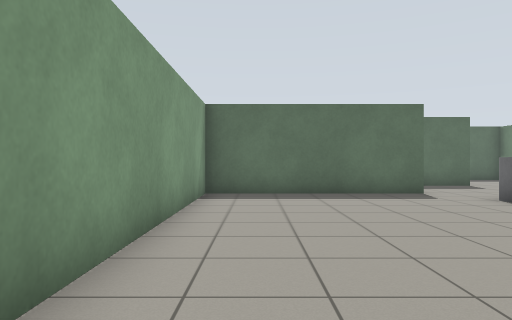
view 1 (above)

13 first-person views from a walk through a robot-simulator world made for Gazebo. The camera is 0.94 m above the floor, looks level and sees 70° across. The floor is counted in squares, 1 m on a side. Each view is taken from the middle of a square. On the plan, view 1 faces up. The plan holds only what a view shows up to about 13 squares ahead; the rest is blank.

view 2
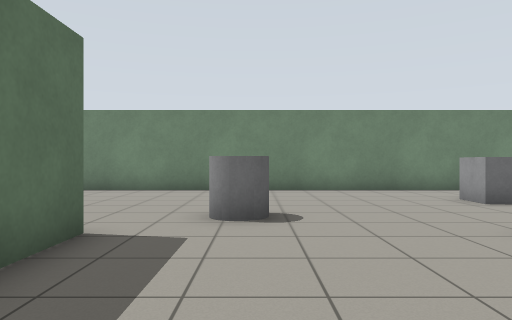

view 3
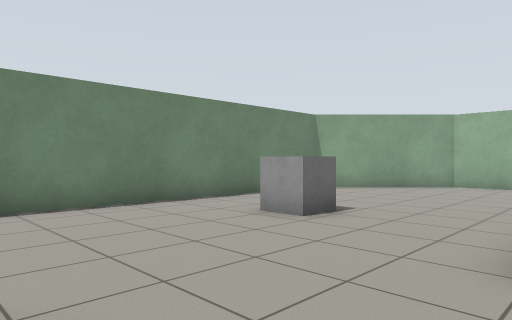

view 4
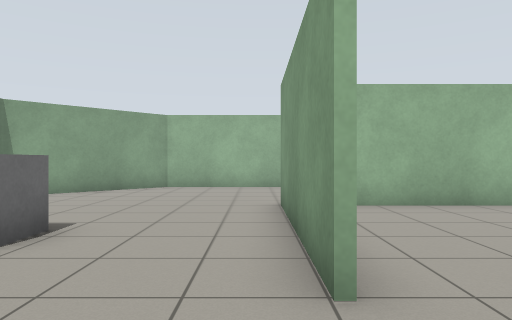

view 5
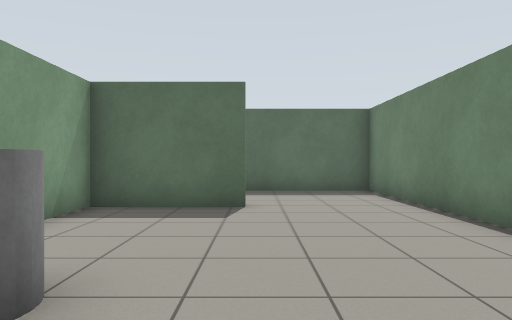

view 6
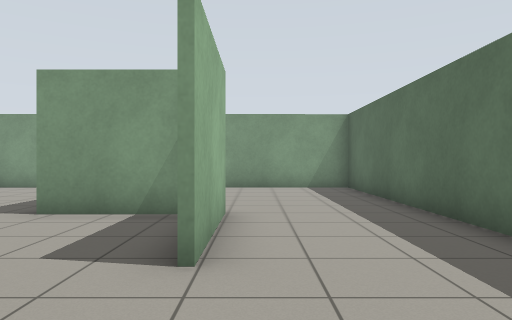

view 7
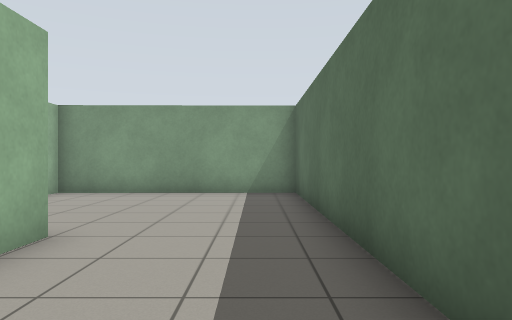

view 8
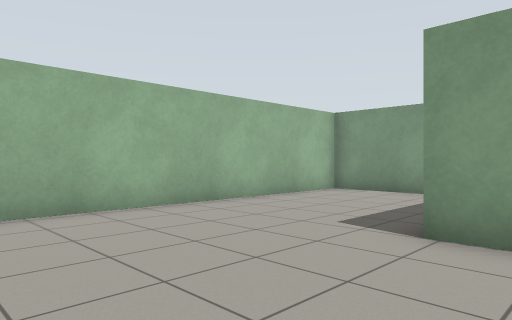

view 9
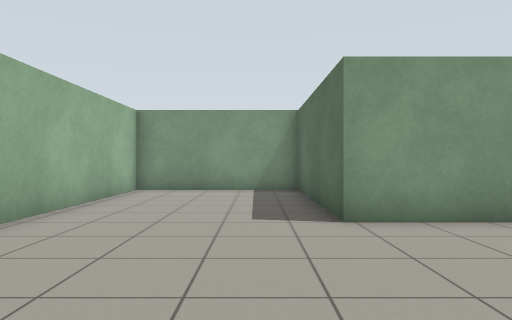

view 10
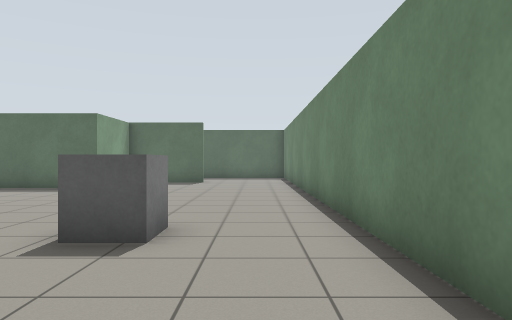

view 11
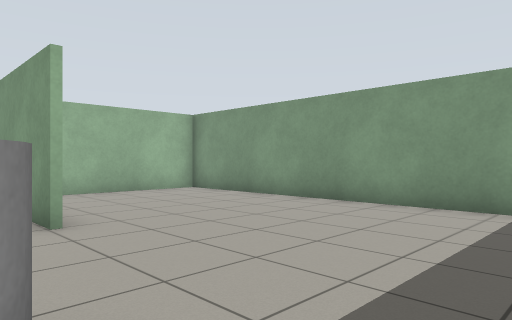

view 12
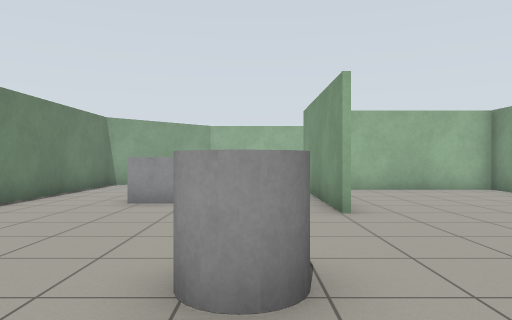

view 13
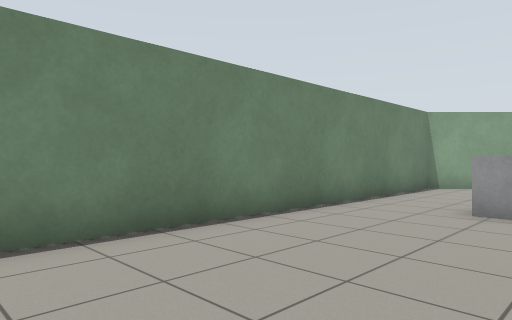

### Floor plan
Points are (right, up) in squares from view 1. A wall is a line through its corners. A room is listed if a view was taken in it or the views show most of it. See-through windows are left out.
Room 1 (views 1, 2, 3, 4, 5, 6, 7, 8, 9, 10, 11, 12, 13)
walls: (4.5, 4.6) (4.5, -0.7) (-1.4, -0.7) (-1.4, -5.7) (8.1, -5.7) (11.5, -2.4) (11.5, 17.1) (-1.4, 17.1) (-1.4, -0.5) (3, -0.5); (4.5, 13.5) (7.8, 13.5); (-1.4, 10.4) (-0.9, 10.4); (7.9, 13.3) (4.7, 13.3) (4.7, 10.2) (-1.5, 10.2)
objects: grey cylinder (6, 8) to (6, 9); grey box (8, 2) to (9, 3)

Where each view was taken, in squares from view 1:
view 1: 0 up, 0 right, facing up
view 2: 8 up, 0 right, facing right
view 3: 8 up, 4 right, facing down-right
view 4: 7 up, 5 right, facing down
view 5: 6 up, 8 right, facing up
view 6: 14 up, 11 right, facing left
view 7: 16 up, 9 right, facing left
view 8: 1 up, 9 right, facing down-left
view 9: 2 down, 10 right, facing left
view 10: 2 down, 10 right, facing up
view 11: 10 up, 6 right, facing down-left
view 12: 11 up, 6 right, facing down
view 13: 10 up, 7 right, facing down-right
